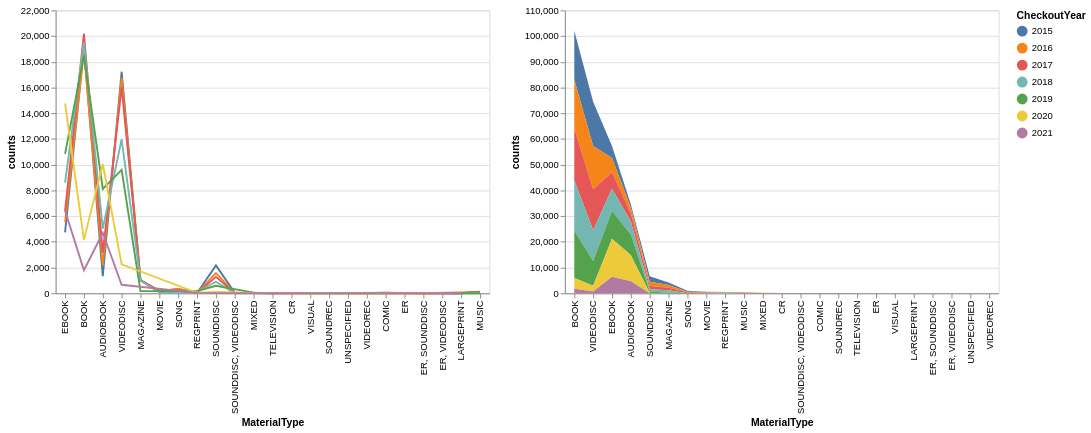

The cell this chart's notebook holds for it:
### Code cell
#
# Task 4: Create Horizontal Concatenation of both visualization side-by-side
#
chart1 | chart2 # | operation allows horizontal charts side by side

### Figure 1 — Vega-Lite specification as saved in the notebook (floating-point values rounded to 4 significant figures)
{"config": {"view": {"continuousWidth": 300, "continuousHeight": 300}}, "hconcat": [{"data": {"name": "data-73b297576c9ecbb755844259deeb97e5"}, "mark": {"type": "line"}, "encoding": {"color": {"field": "CheckoutYear", "type": "nominal"}, "x": {"field": "MaterialType", "sort": "-y", "type": "nominal"}, "y": {"field": "counts", "type": "quantitative"}}}, {"data": {"name": "data-73b297576c9ecbb755844259deeb97e5"}, "mark": {"type": "area"}, "encoding": {"color": {"field": "CheckoutYear", "type": "nominal"}, "x": {"field": "MaterialType", "sort": "-y", "type": "nominal"}, "y": {"field": "counts", "type": "quantitative"}}}], "$schema": "https://vega.github.io/schema/vega-lite/v5.20.1.json", "datasets": {"data-73b297576c9ecbb755844259deeb97e5": [{"MaterialType": "AUDIOBOOK", "CheckoutYear": 2015, "counts": 1321}, {"MaterialType": "AUDIOBOOK", "CheckoutYear": 2016, "counts": 2163}, {"MaterialType": "AUDIOBOOK", "CheckoutYear": 2017, "counts": 3164}, {"MaterialType": "AUDIOBOOK", "CheckoutYear": 2018, "counts": 5027}, {"MaterialType": "AUDIOBOOK", "CheckoutYear": 2019, "counts": 8111}, {"MaterialType": "AUDIOBOOK", "CheckoutYear": 2020, "counts": 10050}, {"MaterialType": "AUDIOBOOK", "CheckoutYear": 2021, "counts": 4706}, {"MaterialType": "BOOK", "CheckoutYear": 2015, "counts": 19087}, {"MaterialType": "BOOK", "CheckoutYear": 2016, "counts": 18844}, {"MaterialType": "BOOK", "CheckoutYear": 2017, "counts": 20187}, {"MaterialType": "BOOK", "CheckoutYear": 2018, "counts": 19524}, {"MaterialType": "BOOK", "CheckoutYear": 2019, "counts": 18495}, {"MaterialType": "BOOK", "CheckoutYear": 2020, "counts": 4151}, {"MaterialType": "BOOK", "CheckoutYear": 2021, "counts": 1788}, {"MaterialType": "COMIC", "CheckoutYear": 2016, "counts": 1}, {"MaterialType": "COMIC", "CheckoutYear": 2017, "counts": 43}, {"MaterialType": "COMIC", "CheckoutYear": 2018, "counts": 39}, {"MaterialType": "CR", "CheckoutYear": 2015, "counts": 24}, {"MaterialType": "CR", "CheckoutYear": 2016, "counts": 25}, {"MaterialType": "CR", "CheckoutYear": 2017, "counts": 24}, {"MaterialType": "CR", "CheckoutYear": 2018, "counts": 18}, {"MaterialType": "CR", "CheckoutYear": 2019, "counts": 17}, {"MaterialType": "CR", "CheckoutYear": 2020, "counts": 4}, {"MaterialType": "EBOOK", "CheckoutYear": 2015, "counts": 4732}, {"MaterialType": "EBOOK", "CheckoutYear": 2016, "counts": 5540}, {"MaterialType": "EBOOK", "CheckoutYear": 2017, "counts": 6394}, {"MaterialType": "EBOOK", "CheckoutYear": 2018, "counts": 8607}, {"MaterialType": "EBOOK", "CheckoutYear": 2019, "counts": 10837}, {"MaterialType": "EBOOK", "CheckoutYear": 2020, "counts": 14769}, {"MaterialType": "EBOOK", "CheckoutYear": 2021, "counts": 6420}, {"MaterialType": "ER", "CheckoutYear": 2015, "counts": 8}, {"MaterialType": "ER", "CheckoutYear": 2016, "counts": 1}, {"MaterialType": "ER", "CheckoutYear": 2017, "counts": 10}, {"MaterialType": "ER", "CheckoutYear": 2018, "counts": 11}, {"MaterialType": "ER", "CheckoutYear": 2020, "counts": 2}, {"MaterialType": "ER", "CheckoutYear": 2021, "counts": 2}, {"MaterialType": "ER, SOUNDDISC", "CheckoutYear": 2015, "counts": 1}, {"MaterialType": "ER, SOUNDDISC", "CheckoutYear": 2016, "counts": 2}, {"MaterialType": "ER, SOUNDDISC", "CheckoutYear": 2017, "counts": 6}, {"MaterialType": "ER, SOUNDDISC", "CheckoutYear": 2018, "counts": 1}, {"MaterialType": "ER, VIDEODISC", "CheckoutYear": 2019, "counts": 8}, {"MaterialType": "ER, VIDEODISC", "CheckoutYear": 2020, "counts": 1}, {"MaterialType": "LARGEPRINT", "CheckoutYear": 2015, "counts": 6}, {"MaterialType": "LARGEPRINT", "CheckoutYear": 2017, "counts": 1}, {"MaterialType": "LARGEPRINT", "CheckoutYear": 2018, "counts": 9}, {"MaterialType": "LARGEPRINT", "CheckoutYear": 2019, "counts": 2}, {"MaterialType": "LARGEPRINT", "CheckoutYear": 2021, "counts": 1}, {"MaterialType": "MAGAZINE", "CheckoutYear": 2015, "counts": 1001}, {"MaterialType": "MAGAZINE", "CheckoutYear": 2016, "counts": 1033}, {"MaterialType": "MAGAZINE", "CheckoutYear": 2017, "counts": 1014}, {"MaterialType": "MAGAZINE", "CheckoutYear": 2018, "counts": 977}, {"MaterialType": "MAGAZINE", "CheckoutYear": 2019, "counts": 172}, {"MaterialType": "MIXED", "CheckoutYear": 2015, "counts": 24}, {"MaterialType": "MIXED", "CheckoutYear": 2016, "counts": 33}, {"MaterialType": "MIXED", "CheckoutYear": 2017, "counts": 32}, {"MaterialType": "MIXED", "CheckoutYear": 2018, "counts": 36}, {"MaterialType": "MIXED", "CheckoutYear": 2019, "counts": 46}, {"MaterialType": "MIXED", "CheckoutYear": 2020, "counts": 19}, {"MaterialType": "MIXED", "CheckoutYear": 2021, "counts": 5}, {"MaterialType": "MOVIE", "CheckoutYear": 2015, "counts": 143}, {"MaterialType": "MOVIE", "CheckoutYear": 2016, "counts": 172}, {"MaterialType": "MOVIE", "CheckoutYear": 2017, "counts": 198}, {"MaterialType": "MOVIE", "CheckoutYear": 2018, "counts": 83}, {"MaterialType": "MUSIC", "CheckoutYear": 2015, "counts": 105}, {"MaterialType": "MUSIC", "CheckoutYear": 2016, "counts": 97}, {"MaterialType": "MUSIC", "CheckoutYear": 2017, "counts": 125}, {"MaterialType": "MUSIC", "CheckoutYear": 2018, "counts": 54}, {"MaterialType": "MUSIC", "CheckoutYear": 2019, "counts": 1}, {"MaterialType": "REGPRINT", "CheckoutYear": 2015, "counts": 26}, {"MaterialType": "REGPRINT", "CheckoutYear": 2016, "counts": 46}, {"MaterialType": "REGPRINT", "CheckoutYear": 2017, "counts": 32}, {"MaterialType": "REGPRINT", "CheckoutYear": 2018, "counts": 114}, {"MaterialType": "REGPRINT", "CheckoutYear": 2019, "counts": 164}, {"MaterialType": "REGPRINT", "CheckoutYear": 2020, "counts": 36}, {"MaterialType": "REGPRINT", "CheckoutYear": 2021, "counts": 29}, {"MaterialType": "SONG", "CheckoutYear": 2015, "counts": 339}, {"MaterialType": "SONG", "CheckoutYear": 2016, "counts": 345}, {"MaterialType": "SONG", "CheckoutYear": 2017, "counts": 248}, {"MaterialType": "SONG", "CheckoutYear": 2018, "counts": 43}, {"MaterialType": "SOUNDDISC", "CheckoutYear": 2015, "counts": 2159}, {"MaterialType": "SOUNDDISC", "CheckoutYear": 2016, "counts": 1570}, {"MaterialType": "SOUNDDISC", "CheckoutYear": 2017, "counts": 1275}, {"MaterialType": "SOUNDDISC", "CheckoutYear": 2018, "counts": 899}, {"MaterialType": "SOUNDDISC", "CheckoutYear": 2019, "counts": 580}, {"MaterialType": "SOUNDDISC", "CheckoutYear": 2020, "counts": 98}, {"MaterialType": "SOUNDDISC", "CheckoutYear": 2021, "counts": 12}, {"MaterialType": "SOUNDDISC, VIDEODISC", "CheckoutYear": 2015, "counts": 38}, {"MaterialType": "SOUNDDISC, VIDEODISC", "CheckoutYear": 2016, "counts": 21}, {"MaterialType": "SOUNDDISC, VIDEODISC", "CheckoutYear": 2017, "counts": 24}, {"MaterialType": "SOUNDDISC, VIDEODISC", "CheckoutYear": 2018, "counts": 6}, {"MaterialType": "SOUNDREC", "CheckoutYear": 2015, "counts": 34}, {"MaterialType": "SOUNDREC", "CheckoutYear": 2016, "counts": 26}, {"MaterialType": "SOUNDREC", "CheckoutYear": 2017, "counts": 13}, {"MaterialType": "SOUNDREC", "CheckoutYear": 2018, "counts": 6}, {"MaterialType": "SOUNDREC", "CheckoutYear": 2019, "counts": 3}, {"MaterialType": "TELEVISION", "CheckoutYear": 2015, "counts": 7}, {"MaterialType": "TELEVISION", "CheckoutYear": 2016, "counts": 17}, {"MaterialType": "TELEVISION", "CheckoutYear": 2017, "counts": 5}, {"MaterialType": "TELEVISION", "CheckoutYear": 2018, "counts": 10}, {"MaterialType": "UNSPECIFIED", "CheckoutYear": 2021, "counts": 2}, {"MaterialType": "VIDEODISC", "CheckoutYear": 2015, "counts": 17230}, {"MaterialType": "VIDEODISC", "CheckoutYear": 2016, "counts": 16755}, {"MaterialType": "VIDEODISC", "CheckoutYear": 2017, "counts": 16006}, {"MaterialType": "VIDEODISC", "CheckoutYear": 2018, "counts": 11975}, {"MaterialType": "VIDEODISC", "CheckoutYear": 2019, "counts": 9596}, {"MaterialType": "VIDEODISC", "CheckoutYear": 2020, "counts": 2253}, {"MaterialType": "VIDEODISC", "CheckoutYear": 2021, "counts": 658}, {"MaterialType": "VIDEOREC", "CheckoutYear": 2017, "counts": 2}, {"MaterialType": "VISUAL", "CheckoutYear": 2015, "counts": 13}, {"MaterialType": "VISUAL", "CheckoutYear": 2016, "counts": 14}, {"MaterialType": "VISUAL", "CheckoutYear": 2017, "counts": 4}]}}
